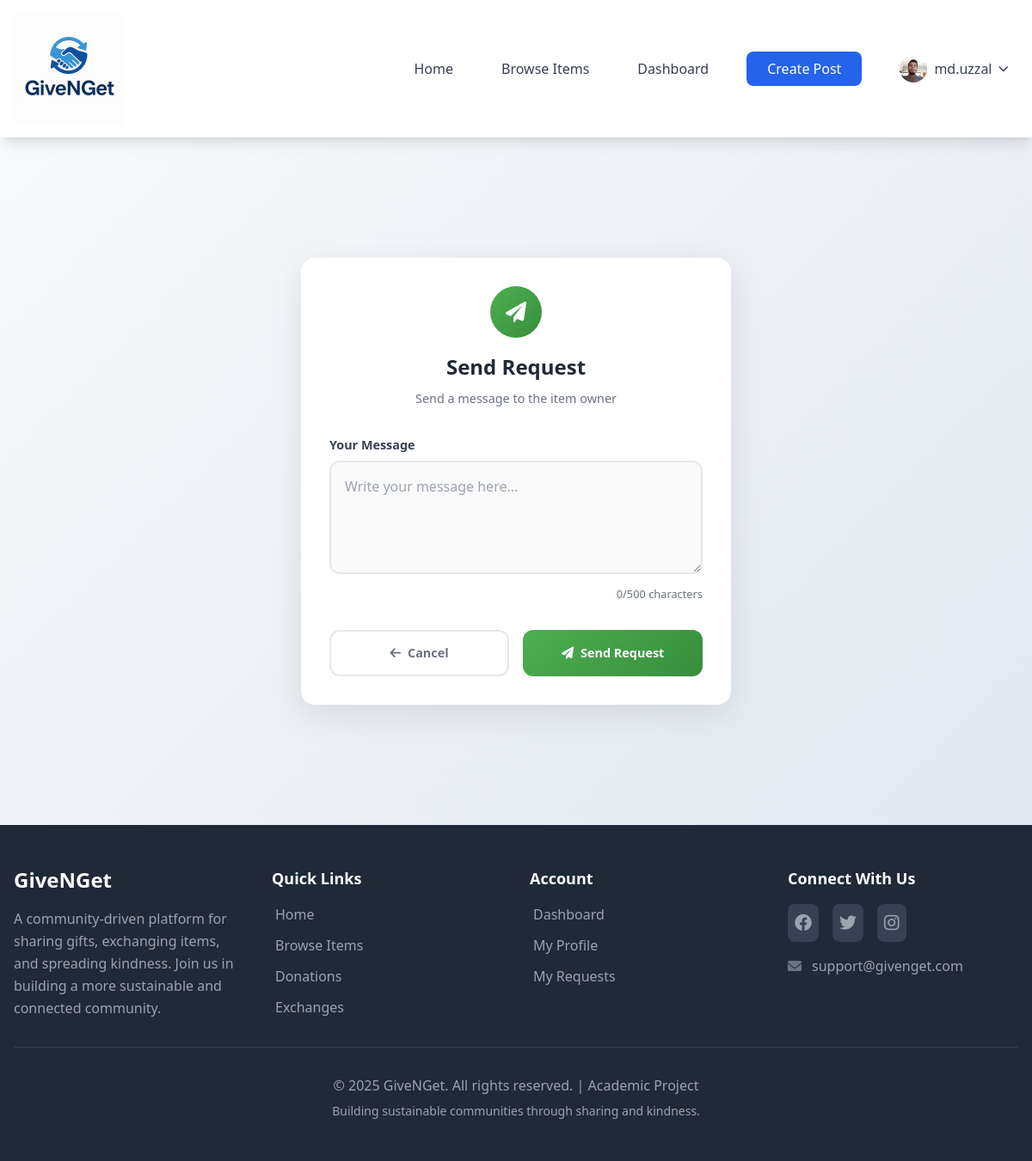
The page /posts/9/request/ (signed in) on the database its author committed.
### users/models.py (models this page shows, shortened)
class User(AbstractUser):
    username = None
    STATUS_CHOICES = [
        ('active', 'Active'),
        ('inactive', 'Inactive'),
        ('suspended', 'Suspended'),
    ]
    name = models.CharField(max_length=150)
    email = models.EmailField(unique=True)
    phone = models.CharField(
        max_length=15,
        blank=True,
        null=True,
        validators=[RegexValidator(
            regex=r'^(?:\+?88)?01[3-9]\d{8}$',
            message="Enter a valid Bangladeshi phone number"
        )]
    )
    status = models.CharField(max_length=10, choices=STATUS_CHOICES, default='active')
    profile_photo = models.ImageField(upload_to='profile_photos/', null=True, blank=True)
    address = models.TextField(blank=True)
    total_donations = models.PositiveIntegerField(default=0)
    completed_donations = models.PositiveIntegerField(default=0)  # Changed from completed_transactions
    completed_exchanges = models.PositiveIntegerField(default=0)  # New field for exchanges
    groups = models.ManyToManyField(
        'auth.Group',
        related_name='custom_user_groups',
        blank=True,
        help_text='The groups this user belongs to.'
    )
    user_permissions = models.ManyToManyField(
        'auth.Permission',
        related_name='custom_user_permissions',
        blank=True,
        help_text='Specific permissions for this user.'
    )
    USERNAME_FIELD = 'email'
    REQUIRED_FIELDS = ['name']
    objects = CustomUserManager()

### Upohar/views.py (the view, shortened to what this page needs)
# urls.py: path('posts/<int:pk>/request/', views.request_post, name='request_post'),
@login_required
def request_post(request, pk):
    post = get_object_or_404(UpoharPost, pk=pk)
    if post.donor == request.user:
        messages.error(request, "You cannot request your own post.")
        return redirect('post_detail', pk=pk)
    if post.status != 'available':
        messages.error(request, "This post is no longer available.")
        return redirect('post_detail', pk=pk)
    if UpoharRequest.objects.filter(gift=post, requester=request.user).exists():
        messages.warning(request, "You have already requested this post.")
        return redirect('post_detail', pk=pk)
    return render(request, 'request_post.html', {'post': post})

### Upohar/templates/request_post.html (shortened to what this page needs)
{% extends 'base.html' %}
{% load static %}
{% block content %}
<div class="request-container">
    <div class="request-card">
        <div class="card-header">
            <div class="card-icon">
                <i class="fas fa-paper-plane"></i>
            </div>
            <h1 class="card-title">Send Request</h1>
            <p class="card-subtitle">Send a message to the item owner</p>
        </div>
        <form method="post" id="requestForm">
            <div class="form-group">
                <label for="message" class="form-label">Your Message</label>
                <textarea
                    name="message"
                    id="message"
                    class="message-input"
                    rows="4"
                    placeholder="Write your message here..."
                    maxlength="500"
                ></textarea>
                <div class="char-counter">
                    <span id="charCount">0</span>/500 characters
                </div>
            </div>
            <div class="btn-group">
                <a href="{% url 'post_detail' post.id %}" class="btn btn-secondary">
                    <i class="fas fa-arrow-left me-2"></i>
                    Cancel
                </a>
                <button type="submit" class="btn btn-primary" id="submitBtn">
                    <i class="fas fa-paper-plane me-2"></i>
                    Send Request
                </button>
            </div>
        </form>
    </div>
</div>
{% endblock %}

### Upohar/templates/base.html (shortened to what this page needs)
{% load static %}
<!DOCTYPE html>
<html lang="en">
<head>
    <link rel="preload" href="https://cdnjs.cloudflare.com/ajax/libs/font-awesome/6.0.0/css/all.min.css" as="style" onload="this.onload=null;this.rel='stylesheet'">
    <script src="https://cdn.tailwindcss.com"></script>
    <link rel="stylesheet" href="https://cdnjs.cloudflare.com/ajax/libs/font-awesome/6.0.0/css/all.min.css">
</head>
<body class="bg-gray-50">
    <nav class="bg-white shadow-lg sticky top-0 z-50 transition-all duration-300" aria-label="Main navigation">
        <div class="max-w-7xl mx-auto px-4">
            <div class="flex justify-between items-center py-4">
                <div class="flex items-center">
                    <a href="{% url 'home' %}" class="flex items-center space-x-3 focus:outline-none focus:ring-2 focus:ring-blue-500 focus:ring-offset-2 rounded-lg transition duration-200">
                        <img src="{% static 'images/logo.png' %}"
                             alt="GiveNGet Logo"
                             class="h-32 w-auto object-contain"
                             loading="lazy"
                             width="128"
                             height="32">
                    </a>
                </div>
                <div class="hidden md:flex items-center space-x-8">
                    <a href="{% url 'home' %}"
                       class="text-gray-700 hover:text-blue-600 font-medium transition duration-300 focus:outline-none focus:text-blue-600 rounded-lg px-3 py-2">
                        Home
                    </a>
                    <a href="{% url 'post_list' %}"
                       class="text-gray-700 hover:text-blue-600 font-medium transition duration-300 focus:outline-none focus:text-blue-600 rounded-lg px-3 py-2">
                        Browse Items
                    </a>
                    {% if user.is_authenticated %}
                        <a href="{% url 'dashboard' %}"
                           class="text-gray-700 hover:text-blue-600 font-medium transition duration-300 focus:outline-none focus:text-blue-600 rounded-lg px-3 py-2">
                            Dashboard
                        </a>
                        <a href="{% url 'create_post' %}"
                           class="bg-blue-600 hover:bg-blue-700 text-white px-6 py-2 rounded-lg font-medium transition duration-300 focus:outline-none focus:ring-2 focus:ring-blue-500 focus:ring-offset-2">
                            Create Post
                        </a>
                        <div class="relative group" x-data="{ open: false }">
                            <button class="flex items-center space-x-2 text-gray-700 hover:text-blue-600 font-medium transition duration-300 focus:outline-none focus:text-blue-600 rounded-lg px-3 py-2"
                                    @click="open = !open"
                                    aria-expanded="false"
                                    aria-haspopup="true"
                                    :aria-expanded="open.toString()">
                                {% if user.profile_photo %}
                                    <img src="{{ user.profile_photo.url }}"
                                         alt="{{ user.name }}'s profile photo"
                                         class="w-8 h-8 rounded-full object-cover"
                                         onerror="this.style.display='none'; this.nextElementSibling.style.display='flex';">
                                {% endif %}
                                <span>{{ user.name }}</span>
                                <i class="fas fa-chevron-down text-xs transition-transform duration-300" :class="{'rotate-180': open}"></i>
                            </button>
                        </div>
                    {% endif %}
                </div>
            </div>
        </div>
    </nav>
    <main id="main-content">
        {% block content %}{% endblock %}
    </main>
    <footer class="bg-gray-800 text-white py-12" role="contentinfo">
        <div class="max-w-7xl mx-auto px-4">
            <div class="grid grid-cols-1 md:grid-cols-4 gap-8">
                <div>
                    <h3 class="text-2xl font-bold mb-4">
                        GiveNGet
                    </h3>
                    <p class="text-gray-400 leading-relaxed">
                        A community-driven platform for sharing gifts, exchanging items, and spreading kindness.
                        Join us in building a more sustainable and connected community.
                    </p>
                </div>
                <div>
                    <h4 class="text-lg font-semibold mb-4">Quick Links</h4>
                    <ul class="space-y-3">
                        <li><a href="{% url 'home' %}" class="text-gray-400 hover:text-white transition duration-300 focus:outline-none focus:text-white rounded-lg px-1 py-1">Home</a></li>
                        <li><a href="{% url 'post_list' %}" class="text-gray-400 hover:text-white transition duration-300 focus:outline-none focus:text-white rounded-lg px-1 py-1">Browse Items</a></li>
                        <li><a href="{% url 'post_list' %}?type=donation" class="text-gray-400 hover:text-white transition duration-300 focus:outline-none focus:text-white rounded-lg px-1 py-1">Donations</a></li>
                        <li><a href="{% url 'post_list' %}?type=exchange" class="text-gray-400 hover:text-white transition duration-300 focus:outline-none focus:text-white rounded-lg px-1 py-1">Exchanges</a></li>
                    </ul>
                </div>
                <div>
                    <h4 class="text-lg font-semibold mb-4">Account</h4>
                    <ul class="space-y-3">
                        {% if user.is_authenticated %}
                        <li><a href="{% url 'dashboard' %}" class="text-gray-400 hover:text-white transition duration-300 focus:outline-none focus:text-white rounded-lg px-1 py-1">Dashboard</a></li>
                        <li><a href="{% url 'profile' %}" class="text-gray-400 hover:text-white transition duration-300 focus:outline-none focus:text-white rounded-lg px-1 py-1">My Profile</a></li>
                        <li><a href="{% url 'manage_requests' %}" class="text-gray-400 hover:text-white transition duration-300 focus:outline-none focus:text-white rounded-lg px-1 py-1">My Requests</a></li>
                        {% endif %}
                    </ul>
                </div>
                <div>
                    <h4 class="text-lg font-semibold mb-4">Connect With Us</h4>
                    <div class="flex space-x-4 mb-4">
                        <a href="#" class="text-gray-400 hover:text-white transition duration-300 focus:outline-none focus:text-white rounded-lg p-2 bg-gray-700 hover:bg-gray-600" aria-label="Facebook">
                            <i class="fab fa-facebook text-xl" aria-hidden="true"></i>
                        </a>
                        <a href="#" class="text-gray-400 hover:text-white transition duration-300 focus:outline-none focus:text-white rounded-lg p-2 bg-gray-700 hover:bg-gray-600" aria-label="Twitter">
                            <i class="fab fa-twitter text-xl" aria-hidden="true"></i>
                        </a>
                        <a href="#" class="text-gray-400 hover:text-white transition duration-300 focus:outline-none focus:text-white rounded-lg p-2 bg-gray-700 hover:bg-gray-600" aria-label="Instagram">
                            <i class="fab fa-instagram text-xl" aria-hidden="true"></i>
                        </a>
                    </div>
                    <p class="text-gray-400 flex items-center">
                        <i class="fas fa-envelope mr-3 text-gray-500" aria-hidden="true"></i>
                        <a href="mailto:support@givenget.com" class="hover:text-white transition duration-300 focus:outline-none focus:text-white">
                            support@givenget.com
                        </a>
                    </p>
                </div>
            </div>
            <div class="border-t border-gray-700 mt-8 pt-8 text-center text-gray-400">
                <p>&copy; 2025 GiveNGet. All rights reserved. | Academic Project</p>
                <p class="mt-2 text-sm">Building sustainable communities through sharing and kindness.</p>
            </div>
        </div>
    </footer>
</body>
</html>

### Upohar/templates/request_post.html (style rules this page uses)
.request-container { min-height: 100vh; background: linear-gradient(135deg, #f8fafc 0%, #e2e8f0 100%); display: flex; align-items: center; justify-content: center; padding: 2rem 1rem; }
.request-card { background: white; border-radius: 1rem; box-shadow: 0 10px 40px rgba(0, 0, 0, 0.1); padding: 2rem; width: 100%; max-width: 500px; border: 1px solid rgba(255, 255, 255, 0.2); transition: all 0.3s ease; }
.card-header { text-align: center; margin-bottom: 2rem; }
.card-icon { width: 60px; height: 60px; background: linear-gradient(135deg, #4CAF50 0%, #388E3C 100%); border-radius: 50%; display: flex; align-items: center; justify-content: center; margin: 0 auto 1rem; color: white; font-size: 1.5rem; }
.card-title { font-size: 1.5rem; font-weight: 700; color: #1f2937; margin-bottom: 0.5rem; }
.card-subtitle { color: #6b7280; font-size: 0.9rem; }
.form-group { margin-bottom: 1.5rem; }
.form-label { display: block; font-weight: 600; color: #374151; margin-bottom: 0.5rem; font-size: 0.9rem; }
.message-input { width: 100%; padding: 1rem; border: 2px solid #e5e7eb; border-radius: 0.75rem; font-size: 1rem; transition: all 0.3s ease; background: #fafafa; resize: vertical; min-height: 120px; font-family: inherit; }
.message-input::placeholder { color: #9ca3af; }
.char-counter { text-align: right; font-size: 0.8rem; color: #6b7280; margin-top: 0.5rem; }
.btn-group { display: grid; grid-template-columns: 1fr 1fr; gap: 1rem; margin-top: 2rem; }
.btn { padding: 0.875rem 1.5rem; border: none; border-radius: 0.75rem; font-weight: 600; font-size: 0.9rem; cursor: pointer; transition: all 0.3s ease; display: flex; align-items: center; justify-content: center; text-decoration: none; }
.btn-primary { background: linear-gradient(135deg, #4CAF50 0%, #388E3C 100%); color: white; }
.btn-secondary { background: white; color: #6b7280; border: 2px solid #e5e7eb; }

### rows shown on the page
User: profile_photo (picture), name "md.uzzal"
